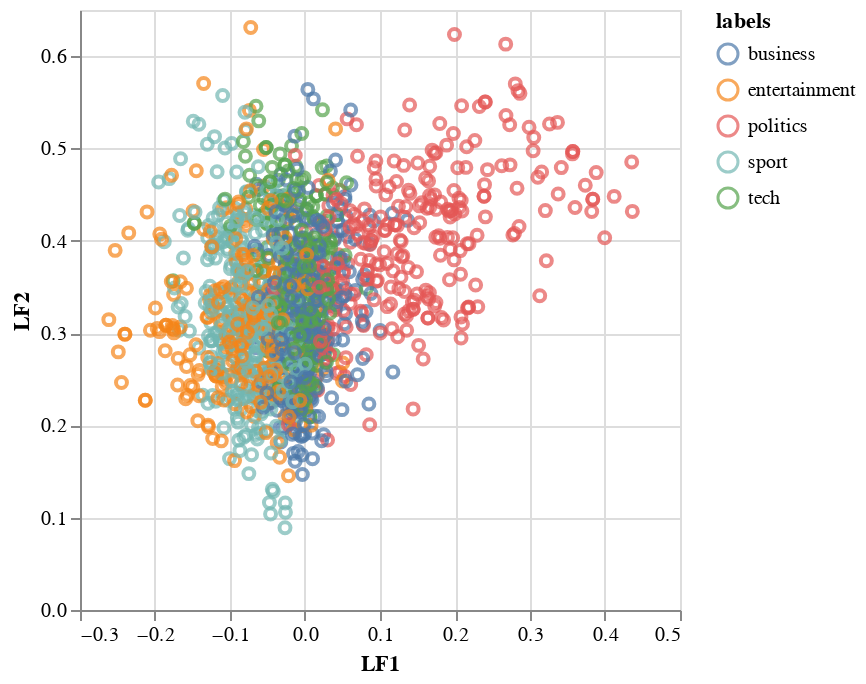

The notebook cell saved with this chart:
### Code cell
import altair as alt
alt.Chart(vis).mark_point().encode(x='LF1',y='LF2', color='labels')

### Figure 1 — Vega-Lite specification as saved in the notebook (floating-point values rounded to 4 significant figures; data arrays with more than 128 entries replaced by an {"elided": "..."} marker saying what was removed)
{"config": {"view": {"continuousWidth": 300, "continuousHeight": 300}}, "data": {"name": "data-7b536236a900748eea8f881bac31acdf"}, "mark": {"type": "point"}, "encoding": {"color": {"field": "labels", "type": "nominal"}, "x": {"field": "LF1", "type": "quantitative"}, "y": {"field": "LF2", "type": "quantitative"}}, "$schema": "https://vega.github.io/schema/vega-lite/v5.8.0.json", "datasets": {"data-7b536236a900748eea8f881bac31acdf": {"elided": "1490 records"}}}
